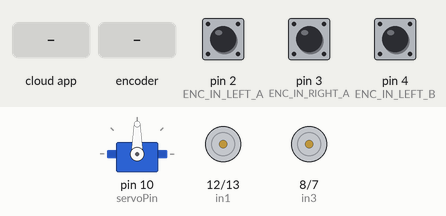
Recording of a sketch running on a simulated Arduino Uno, built with avr-gcc and run on an emulated ATmega328P. Shown: servo, motor-driver pin pairs drawn as motors (green arrow = first pin HIGH = forward, orange = second pin HIGH = backward, longer = more drive, scaled by the enable pin). The test bench sets the inputs (shaded band); at power-on: pin 2 (ENC_IN_LEFT_A) HIGH, pin 3 (ENC_IN_RIGHT_A) HIGH, pin 4 (ENC_IN_LEFT_B) HIGH. The ROS host is connected and sends only what is stated.

Above: at 1.2 s.
1.3 s: the phone or cloud app sets linear.x to -100
2.8 s: rotary encoder on pin 2 (ENC_IN_LEFT_A) / pin 4 (ENC_IN_LEFT_B) turned 2 steps (second pin leading)
At 2.99 s:
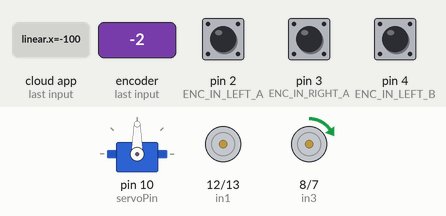
5.8 s: the phone or cloud app sets angular.z to -100
At 6.5 s:
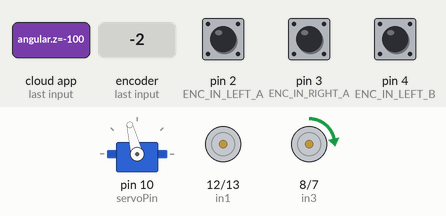
7.3 s: the phone or cloud app sets linear.x to 0
At 8.5 s:
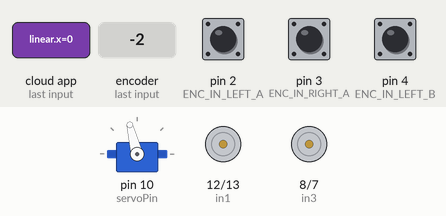
8.8 s: the phone or cloud app sets angular.z to 100
At 10.0 s:
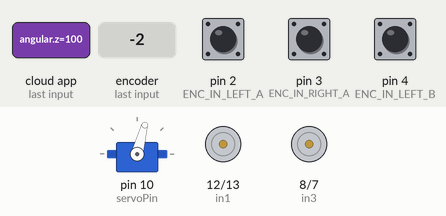
10.3 s: the phone or cloud app sets linear.x to 100
Timing chart, 0 to 12.8 s (numbered marks = the images above; inputs shaded):
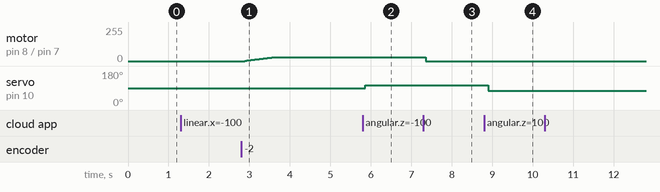

The sketch:

encodercar.ino
```cpp
#include "globle_objects.h"
#include "motor_control.h"
#include "servo_control.h"
#include "encoder.h"
#include "test_car.h"
#include "manual_drive_handler.h"
#include "cmd_vel_control.h"


GlobalObjects* globle_objects = nullptr;

void setup()
{
  Serial.begin(115200);
  globle_objects = new GlobalObjects();
  //ManualDriveHandler::GetInstance()->SetData(globle_objects->nh, globle_objects->motor_control, globle_objects->servo_control);
  Encoder::GetInstance()->setup_encoder(globle_objects->nh);

  CmdVelControl::GetInstance()->SetData(globle_objects->nh, globle_objects->motor_control, globle_objects->servo_control);
}

void loop()
{
  Encoder::GetInstance()->publish_encoder_ticker();
  CmdVelControl::GetInstance()->SetPwmValues();
  CmdVelControl::GetInstance()->PublishCarInfo();
  globle_objects->nh->spinOnce();


 // test_car(globle_objects->moto_control);
// test_servo(globle_objects->servo_control);
  delay(50);
}
```

cmd_vel_control.h
```cpp
#pragma once
#include <ros.h>
#include <std_msgs/String.h>
#include <geometry_msgs/Twist.h>

class CmdVelControl
{
public:
  static CmdVelControl* GetInstance()
  {
    if (_instance == nullptr)
    {
       _instance = new CmdVelControl();
    }
    return _instance;
  }

  static void HandleCalcPwmValues(const geometry_msgs::Twist& cmdVel)
  {
    GetInstance()->CalcPwmValues(cmdVel);
  }

  void SetData(ros::NodeHandle* nh, MotorControl* moto_control, ServoControl* servo_control)
  {
    _nh = nh;
    _motor = moto_control;
    _servo = servo_control;

    _nh->advertise(*_car_info_pub);
    _nh->subscribe(*_sub_cmd_vel);
  }

   void DriveStraight()
  {
//    int offset = 5;
//    int leftCount = Encoder::GetInstance()->GetLeftWheelTick()->data;
//    int rightCount = Encoder::GetInstance()->GetRightWheelTick()->data;
//
//    long leftDiff = leftCount - prevLeftCount;
//    long rightDiff = rightCount - prevRightCount;
//
//    prevLeftCount = leftCount;
//    prevRightCount = rightCount;
//
//    int rightPower = _motor->GetRightSpeed();
//    if (leftDiff > rightDiff)
//    {
//      rightPower += offset;
//    }
//    else if (leftDiff < rightDiff)
//    {
//      rightPower -= offset;
//    }
//
//    _motor->SetRightSpeed(rightPower);

    int offset = 2;
    int left_count = Encoder::GetInstance()->GetLeftWheelTick()->data;
    int right_count = Encoder::GetInstance()->GetRightWheelTick()->data;
    int left_speed = _motor->GetLeftSpeed();
    if (right_count > left_count)
    {
      if (left_speed - _motor->GetRightSpeed() < 30)
      {
        left_speed += offset;
      }

    }
    else if (right_count < left_count)
    {
      if (_motor->GetRightSpeed() - left_speed < 30)
      {
        left_speed -= offset;
      }
    }
    else {
      left_speed = _motor->GetRightSpeed();
    }


    _motor->SetLeftSpeed(left_speed);
  }

  // Take the velocity command as input and calculate the PWM values.
  void CalcPwmValues(const geometry_msgs::Twist& cmdVel)
  {
    _ros_speed = CalcSpeedByLinear(cmdVel.linear.x);
    _ros_angle = CaclAngleByLinear(cmdVel.angular.z);

    if (cmdVel.angular.z != 0.0) {
      _go_straight = false;
    }
    // Go straight
    else {
      _go_straight = true;
    }
  }

  void SetPwmValues()
  {
    _servo->SetServoAngle(_ros_angle);
    if (_ros_speed == 0)
    {
      _motor->SetSpeed(0);
      _motor->TurnOffAll();
    }
    else {
      _motor->SetRightSpeed(_ros_speed); //right side is slower than left side
      if (_motor->GetLeftSpeed() == 0)
      {
        _motor->SetLeftSpeed(_ros_speed);
      }

      if (_forward)
      {
        _motor->Forward();
      }
      else {
        _motor->Backward();
      }

      if (_go_straight)
      {
        DriveStraight();
      }
    }
  }

  void PublishCarInfo()
  {
     // Record the time
    currentMillis = millis();

    // If 100ms have passed, print the number of ticks
    if (currentMillis - previousMillis > interval) {

      previousMillis = currentMillis;

       char myString[50];
       snprintf(myString, sizeof(myString), "%d,%d,%d,%d,%d",
        Encoder::GetInstance()->GetLeftWheelTick()->data,
        Encoder::GetInstance()->GetRightWheelTick()->data,
        _motor->GetLeftSpeed(), _motor->GetRightSpeed(), _servo->GetAngle()
       );

       _car_info_msg->data = myString;
       _car_info_pub->publish(_car_info_msg);
    }
  }

  int CalcSpeedByLinear(float linear)
  {
    //float step = 0.01;
    float max_linear_value = 0.22;
    int current_speed = 0;
    if (abs(linear) > 0) //linear >0 forward, <0 backward
    {
      _forward = linear > 0;
      float percentage = abs(linear) / max_linear_value;
      current_speed = _motor->GetMaxSpeed() * percentage;
    }
    else {
      current_speed = 0;
    }
    return current_speed;
  }

  int CaclAngleByLinear(float linear)
  {
    //float step = 0.1;
    float max_linear_value = 2.28;
    float percentage = abs(linear) / max_linear_value;

    int current_angle = 0;
    int center_angle = 90;
    if (linear > 0) //turn left
    {
      current_angle = center_angle - (center_angle - _servo->GetMinAngle()) * percentage;
    }
    else if (linear < 0)//turn right
    {
      current_angle = center_angle + (_servo->GetMaxAngle() - center_angle) * percentage;
    }
    else {
      current_angle = center_angle;
    }
    return current_angle;
  }
private:
  CmdVelControl()
  {
    _nh = nullptr;
    _motor = nullptr;
    _servo = nullptr;

    _car_info_msg = new std_msgs::String();
    _sub_cmd_vel = new ros::Subscriber<geometry_msgs::Twist>("cmd_vel", CmdVelControl::HandleCalcPwmValues);
    _car_info_pub = new ros::Publisher("car_info", _car_info_msg);
  }

private:
  static CmdVelControl* _instance;

  ros::NodeHandle* _nh;
  MotorControl* _motor;
  ServoControl* _servo;

  ros::Subscriber<geometry_msgs::Twist>* _sub_cmd_vel;
   std_msgs::String* _car_info_msg;
  ros::Publisher* _car_info_pub;

  int prevLeftCount = 0;
  int prevRightCount = 0;

  int _ros_speed = 0;
  int _ros_angle = 0;
  bool _go_straight = false;
  bool _forward = true;

  // 100ms interval for measurements
  const int interval = 100;
  long previousMillis = 0;
  long currentMillis = 0;
};

CmdVelControl* CmdVelControl::_instance = nullptr;
```

encoder.h
```cpp
#pragma once
#include <ros.h>
#include <std_msgs/Int16.h>

// Encoder output to Arduino Interrupt pin. Tracks the tick count.
#define ENC_IN_LEFT_A 2
#define ENC_IN_RIGHT_A 3

// Other encoder output to Arduino to keep track of wheel direction
// Tracks the direction of rotation.
#define ENC_IN_LEFT_B 4
#define ENC_IN_RIGHT_B 11


class Encoder
{
public:
  static Encoder* GetInstance()
  {
    if (_instance == nullptr)
    {
      _instance = new Encoder();
    }

    return _instance;
  }

  static void handle_right_wheel_tick()
  {
    GetInstance()->right_wheel_tick();
  }

  static void handle_left_wheel_tick()
  {
    GetInstance()->left_wheel_tick();
  }

  void right_wheel_tick() {

    // Read the value for the encoder for the right wheel
    int val = digitalRead(ENC_IN_RIGHT_B);

    if(val == LOW) {
      Direction_right = false; // Reverse
    }
    else {
      Direction_right = true; // Forward
    }

    if (Direction_right) {

      if (right_wheel_tick_count->data == encoder_maximum) {
        right_wheel_tick_count->data = encoder_minimum;
      }
      else {
        right_wheel_tick_count->data++;
      }
    }
    else {
      if (right_wheel_tick_count->data == encoder_minimum) {
        right_wheel_tick_count->data = encoder_maximum;
      }
      else {
        right_wheel_tick_count->data--;
      }
    }
  }

  void left_wheel_tick() {

    // Read the value for the encoder for the left wheel
    int val = digitalRead(ENC_IN_LEFT_B);

    if(val == LOW) {
      Direction_left = true; // Reverse
    }
    else {
      Direction_left = false; // Forward
    }

    if (Direction_left) {
      if (left_wheel_tick_count->data == encoder_maximum) {
        left_wheel_tick_count->data = encoder_minimum;
      }
      else {
        left_wheel_tick_count->data++;
      }
    }
    else {
      if (left_wheel_tick_count->data == encoder_minimum) {
        left_wheel_tick_count->data = encoder_maximum;
      }
      else {
        left_wheel_tick_count->data--;
      }
    }
  }

  void setup_encoder(ros::NodeHandle* nh)
  {
    // Set pin states of the encoder
    pinMode(ENC_IN_LEFT_A , INPUT_PULLUP);
    pinMode(ENC_IN_LEFT_B , INPUT);
    pinMode(ENC_IN_RIGHT_A , INPUT_PULLUP);
    pinMode(ENC_IN_RIGHT_B , INPUT);

    // Every time the pin goes high, this is a tick
    attachInterrupt(digitalPinToInterrupt(ENC_IN_LEFT_A), Encoder::handle_left_wheel_tick, RISING);
    attachInterrupt(digitalPinToInterrupt(ENC_IN_RIGHT_A), Encoder::handle_right_wheel_tick, RISING);

    nh->advertise(*rightPub);
    nh->advertise(*leftPub);
  }

  void publish_encoder_ticker()
  {
    // Record the time
    currentMillis = millis();

    // If 100ms have passed, print the number of ticks
    if (currentMillis - previousMillis > interval) {

      previousMillis = currentMillis;

     rightPub->publish( right_wheel_tick_count);
     leftPub->publish( left_wheel_tick_count);
    }
  }

  std_msgs::Int16* GetLeftWheelTick()
  {
    return left_wheel_tick_count;
  }

  std_msgs::Int16* GetRightWheelTick()
  {
    return right_wheel_tick_count;
  }
private:
  Encoder()
  {
    right_wheel_tick_count = new std_msgs::Int16();
    rightPub = new ros::Publisher("right_ticks", right_wheel_tick_count);

    left_wheel_tick_count = new std_msgs::Int16();
    leftPub = new ros::Publisher("left_ticks", left_wheel_tick_count);
  }

private:
  static Encoder* _instance;

  // True = Forward; False = Reverse
  boolean Direction_left = true;
  boolean Direction_right = true;

  // Minumum and maximum values for 16-bit integers
  const int encoder_minimum = -32768;
  const int encoder_maximum = 32767;

  // Keep track of the number of wheel ticks
  std_msgs::Int16* right_wheel_tick_count;
  ros::Publisher* rightPub;

  std_msgs::Int16* left_wheel_tick_count;
  ros::Publisher* leftPub;

  // 100ms interval for measurements
  const int interval = 100;
  long previousMillis = 0;
  long currentMillis = 0;

};

Encoder* Encoder::_instance = nullptr;
```

globle_objects.h
```cpp
#pragma once

#include <ros.h>
#include <std_msgs/String.h>
#include "motor_control.h"
#include "servo_control.h"

class GlobalObjects
{
public:
  GlobalObjects()
  {
    nh = new ros::NodeHandle();
    nh->getHardware()->setBaud(115200);
    nh->initNode();

    servo_control = new ServoControl();
    motor_control = new MotorControl();
  }


public:
  ros::NodeHandle* nh;
  MotorControl* motor_control;
  ServoControl* servo_control;
};
```

manual_drive_handler.h
```cpp
#pragma once
#include <ros.h>
#include <std_msgs/String.h>
#include <geometry_msgs/Twist.h>

class ManualDriveHandler
{
public:
  static ManualDriveHandler* GetInstance()
  {
    if (_instance == nullptr)
    {
       _instance = new ManualDriveHandler();
    }
    return _instance;
  }

  static void HandleControlMessageCb( const std_msgs::String& ctrlMsg)
  {
    ManualDriveHandler::GetInstance()->ControlMessageCb(ctrlMsg);
  }

  void ControlMessageCb( const std_msgs::String& ctrlMsg)
  {
    const String& data = ctrlMsg.data;
    if (data[0] == 'W') {
      _moto_control->Forward();
    }
    else if (data[0] == 'S') {
      _moto_control->Backward();
    }
    else if (data[0] == 'A') {
      _servo_control->DecreaseAngle();
    }
    else if (data[0] == 'D') {
      _servo_control->IncreaseAngle();
    }
    else if (data[0] == 'T') {
      _moto_control->TurnOffAll();
    }
    else if (data[0] == 'Q')
    {
      _moto_control->IncreaseSpeed();
    }
    else if (data[0] == 'E')
    {
      _moto_control->DecreaseSpeed();
    }
    else if (data[0] == 'R')
    {
      _moto_control->ResetSpeed();
      _servo_control->ResetAngle();
    }
    else{
      Serial.print("Didn't recognize:");
      Serial.println(data);
      return;
    }

    PublishMessage(data, _moto_control->GetMotoInfo(),
      _servo_control->GetAngle());
  }

  void SetData(ros::NodeHandle* nh, MotorControl* moto_control, ServoControl* servo_control)
  {
    _nh = nh;
    _moto_control = moto_control;
    _servo_control = servo_control;

    _nh->advertise(*_drive_info_pub);
    _nh->subscribe(*_drive_car_sub);
  }

  void PublishMessage(String command, MotoInfo motoInfo, int angle)
  {
     char myString[50];
     snprintf(myString, sizeof(myString), "%s,%d,%d,%d", command.c_str(), motoInfo.left_speed, motoInfo.right_speed, angle);
     _drive_info_msg->data = myString;
     _drive_info_pub->publish(_drive_info_msg);
  }

private:
  ManualDriveHandler()
  {
    _nh = nullptr;
    _moto_control = nullptr;
    _servo_control = nullptr;

    _drive_info_msg = new std_msgs::String();
    _drive_info_pub = new ros::Publisher("drive_info", _drive_info_msg);
    _drive_car_sub = new ros::Subscriber<std_msgs::String>("drive_car", ManualDriveHandler::HandleControlMessageCb);
  }

private:
  static ManualDriveHandler* _instance;

  ros::NodeHandle* _nh;
  MotorControl* _moto_control;
  ServoControl* _servo_control;

  std_msgs::String* _drive_info_msg;
  ros::Publisher* _drive_info_pub;

  ros::Subscriber<std_msgs::String>* _drive_car_sub;
};

ManualDriveHandler* ManualDriveHandler::_instance = nullptr;
```

motor_control.cpp
```cpp
#include "motor_control.h"

//const int DEFAULT_SPEED = 120;
const int DEFAULT_SPEED = 0;
const int MIN_SPEED = 0;
const int MAX_SPEED = 255;
const int MOTO_INCREAMENT = 1;
MotorControl::MotorControl()
{
  _left_speed = 0;
  _right_speed = 0;
  InitMotor();
  ResetSpeed();
//  SetLeftSpeed(DEFAULT_SPEED);
//  SetRightSpeed(DEFAULT_SPEED + 20);
}

void MotorControl::ResetSpeed()
{
  SetSpeed(DEFAULT_SPEED);
}

MotoInfo MotorControl::GetMotoInfo()
{
  MotoInfo info;
  info.left_speed = _left_speed;
  info.right_speed = _right_speed;
  return info;
}

void MotorControl::InitMotor()
{
  pinMode(enA, OUTPUT);
  pinMode(enB, OUTPUT);
  pinMode(in1, OUTPUT);
  pinMode(in2, OUTPUT);
  pinMode(in3, OUTPUT);
  pinMode(in4, OUTPUT);

  // Turn off motors - Initial state
  digitalWrite(in1, LOW);
  digitalWrite(in2, LOW);
  digitalWrite(in3, LOW);
  digitalWrite(in4, LOW);
}

int MotorControl::GetMinSpeed()
{
  return MIN_SPEED;
}

int MotorControl::GetMaxSpeed()
{
  return MAX_SPEED;
}

void MotorControl::SetSpeed(int speed)
{
  SetLeftSpeed(speed);
  SetRightSpeed(speed);
}

void MotorControl::IncreaseSpeed()
{
  IncreaseLeftSpeed();
  IncreaseRightSpeed();
}

void MotorControl::DecreaseSpeed()
{
  DecreaseLeftSpeed();
  DecreaseRightSpeed();
}

void MotorControl::SetLeftSpeed(int speed)
{
  if (speed >= MIN_SPEED && speed <= MAX_SPEED)
  {
    _left_speed = speed;
    analogWrite(enB, speed);
  }
}

void MotorControl::SetRightSpeed(int speed)
{
  if (speed >= MIN_SPEED && speed <= MAX_SPEED)
  {
    _right_speed = speed;
    analogWrite(enA, speed);
  }
}

void MotorControl::Forward()
{
  ForwardLeft();
  ForwardRight();
}

void MotorControl::Backward()
{
  BackwardLeft();
  BackwardRight();
}

void MotorControl::TurnOffAll()
{
  TurnOffLeft();
  TurnOffRight();
}

void MotorControl::ForwardLeft()
{
  digitalWrite(in3, LOW);
  digitalWrite(in4, HIGH);
}

void MotorControl::BackwardLeft()
{
  digitalWrite(in3, HIGH);
  digitalWrite(in4, LOW);
}

void MotorControl::ForwardRight()
{
  digitalWrite(in1, LOW);
  digitalWrite(in2, HIGH);
}

void MotorControl::BackwardRight()
{
  digitalWrite(in1, HIGH);
  digitalWrite(in2, LOW);
}

void MotorControl::TurnOffLeft()
{
  digitalWrite(in3, LOW);
  digitalWrite(in4, LOW);
}

void MotorControl::TurnOffRight()
{
  digitalWrite(in1, LOW);
  digitalWrite(in2, LOW);
}

void MotorControl::IncreaseLeftSpeed()
{
  if (_left_speed < MAX_SPEED)
  {
    _left_speed += MOTO_INCREAMENT;
    SetLeftSpeed(_left_speed);
  }
}

void MotorControl::DecreaseLeftSpeed()
{
  if (_left_speed > MIN_SPEED)
  {
     _left_speed -= MOTO_INCREAMENT;
     SetLeftSpeed(_left_speed);
  }
}

void MotorControl::IncreaseRightSpeed()
{
  if (_right_speed < MAX_SPEED)
  {
    _right_speed += MOTO_INCREAMENT;
    SetRightSpeed(_right_speed);
  }
}

void MotorControl::DecreaseRightSpeed()
{
  if (_right_speed > MIN_SPEED)
  {
    _right_speed -= MOTO_INCREAMENT;
    SetRightSpeed(_right_speed);
  }
}
```

motor_control.h
```cpp
#pragma once
#include <Arduino.h>

struct MotoInfo
{
  int left_speed = 0;
  int right_speed = 0;
};

class MotorControl
{
public:
  MotorControl();

  void Forward();

  void Backward();

  void TurnOffAll();

  void SetSpeed(int speed);

  void IncreaseSpeed();

  void DecreaseSpeed();

  void SetLeftSpeed(int speed);
  void SetRightSpeed(int speed);

  int GetLeftSpeed()
  {
    return _left_speed;
  }

  int GetRightSpeed()
  {
    return _right_speed;
  }

  int GetMinSpeed();
  int GetMaxSpeed();

  void ForwardLeft();
  void ForwardRight();

  void BackwardLeft();
  void BackwardRight();

  void TurnOffLeft();
  void TurnOffRight();

  void IncreaseLeftSpeed();
  void IncreaseRightSpeed();

  void DecreaseLeftSpeed();
  void DecreaseRightSpeed();

  MotoInfo GetMotoInfo();

  void ResetSpeed();
private:
  void InitMotor();

  int _left_speed;
  int _right_speed;
    // Motor A connections
  int enA = 6;
  int in1 = 12;
  int in2 = 13;
  // Motor B connections
  int enB = 5;
  int in3 = 8;
  int in4 = 7;
};
```

servo_control.h
```cpp
#pragma once
#include <Servo.h>
#include <Arduino.h>

#define servoPin 10

const int DEFAULT_ANGLE = 90;
const int ANGLE_INCREAMENT = 1;
const int MIN_ANGLE = 56;
const int MAX_ANGLE = 124;
class ServoControl
{
public:
  ServoControl()
  {
     myservo.attach(servoPin);
     _angle = DEFAULT_ANGLE;
     myservo.write(_angle);
  }

  void SetServoAngle(int angle)
  {
    if (angle >= MIN_ANGLE && angle <= MAX_ANGLE)
    {
      _angle = angle;
      myservo.write(angle);
    }
  }

  void ResetAngle()
  {
     _angle = DEFAULT_ANGLE;
     myservo.write(_angle);
  }

  int GetAngle()
  {
    return _angle;
  }

  int GetMinAngle()
  {
    return MIN_ANGLE;
  }

  int GetMaxAngle()
  {
    return MAX_ANGLE;
  }

  void TurnLeft()
  {
    SetServoAngle(MIN_ANGLE);
  }

  void TurnRight()
  {
    SetServoAngle(MAX_ANGLE);
  }

  void IncreaseAngle()
  {
    if (_angle < MAX_ANGLE)
    {
      _angle += ANGLE_INCREAMENT;
      SetServoAngle(_angle);
    }
  }

  void DecreaseAngle()
  {
    if (_angle > MIN_ANGLE)
    {
       _angle -= ANGLE_INCREAMENT;
       SetServoAngle(_angle);
    }
  }

private:
  Servo myservo;
  int _angle = 0;
};
```

Source omitted: test_car.h (1307 bytes)

Measured:
- after the input at 2.8 s, motor on pin 8 (in3) / pin 7 (in4): moves from stopped to forward 30/255 over 0.72 s, starting after 0.08 s
- after the input at 5.8 s, servo on pin 10 (servoPin): 90° → 104° after 0.06 s
- after the input at 7.3 s, motor on pin 8 (in3) / pin 7 (in4): forward 30/255 → stopped after 0.05 s
- after the input at 8.8 s, servo on pin 10 (servoPin): 104° → 75° after 0.10 s
